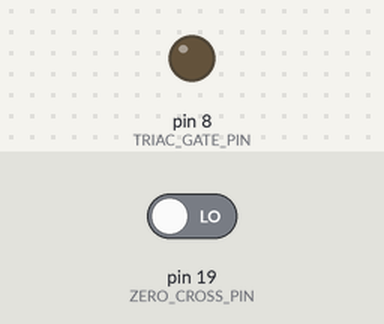
The program below on a simulated Arduino Mega 2560, built with avr-gcc and run on an emulated ATmega2560. On the bench: output pins drawn as LEDs (lit = HIGH). Inputs (shaded band) come from the test bench; at power-on: pin 19 (ZERO_CROSS_PIN) LOW.

Above: at 1.2 s.
1.3 s: pin 19 (ZERO_CROSS_PIN) driven HIGH
At 1.7 s:
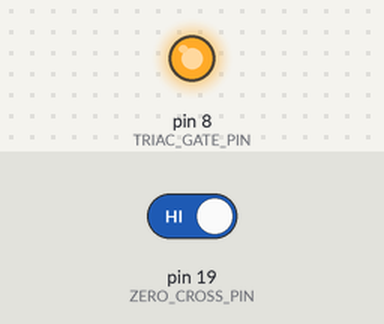
Timing chart, 0 to 4.3 s (numbered marks = the images above; inputs shaded):
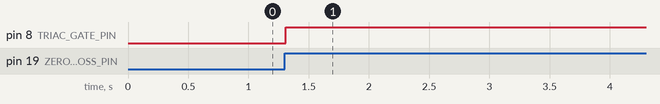

Measured:
- after the input at 1.3 s, pin 8 (TRIAC_GATE_PIN): LOW → HIGH at once

The program:

main.cpp
```cpp
#include <Arduino.h>
#define TRIAC_GATE_PIN 8                 // Chân điều khiển Triac
#define ZERO_CROSS_PIN 19                // Chân nhận tín hiệu zero-cross
volatile bool zeroCrossDetected = false; // Biến cờ để theo dõi zero-cross
int alpha = 9500;                  // Thời gian trễ để điều chỉnh mức công suất (micro giây)
void zeroCrossISR()
{
    digitalWrite(TRIAC_GATE_PIN, LOW); // Tắt Triac
    delayMicroseconds(alpha);
    digitalWrite(TRIAC_GATE_PIN, HIGH); // Tắt Triac
}
void setup()
{
    pinMode(TRIAC_GATE_PIN, OUTPUT);
    pinMode(ZERO_CROSS_PIN, INPUT);
    digitalWrite(TRIAC_GATE_PIN, LOW); // Tắt Triac
    Serial.begin(115200);
    attachInterrupt(digitalPinToInterrupt(ZERO_CROSS_PIN), zeroCrossISR, HIGH);
}
void loop()
{
}
```
